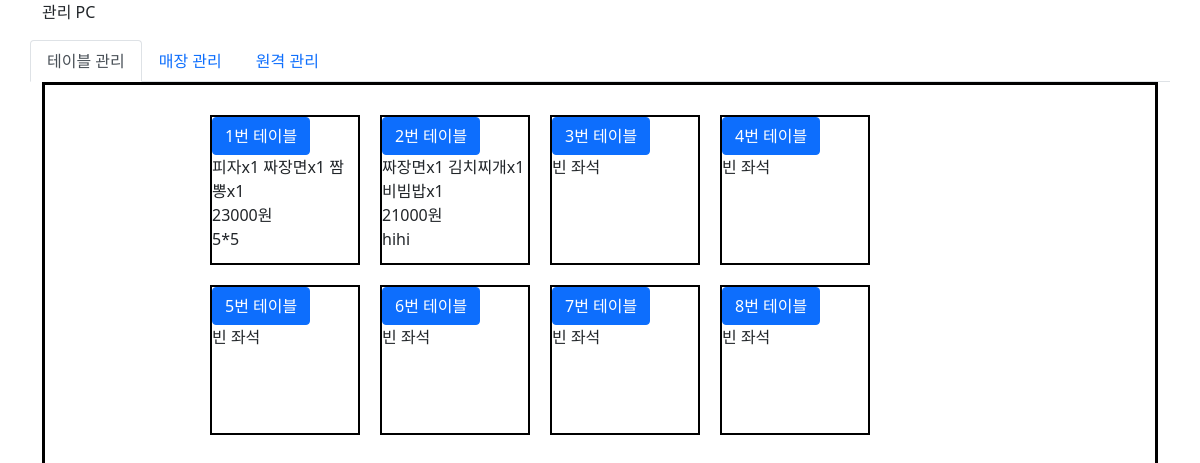
Page / (signed in) on the earlier database version.
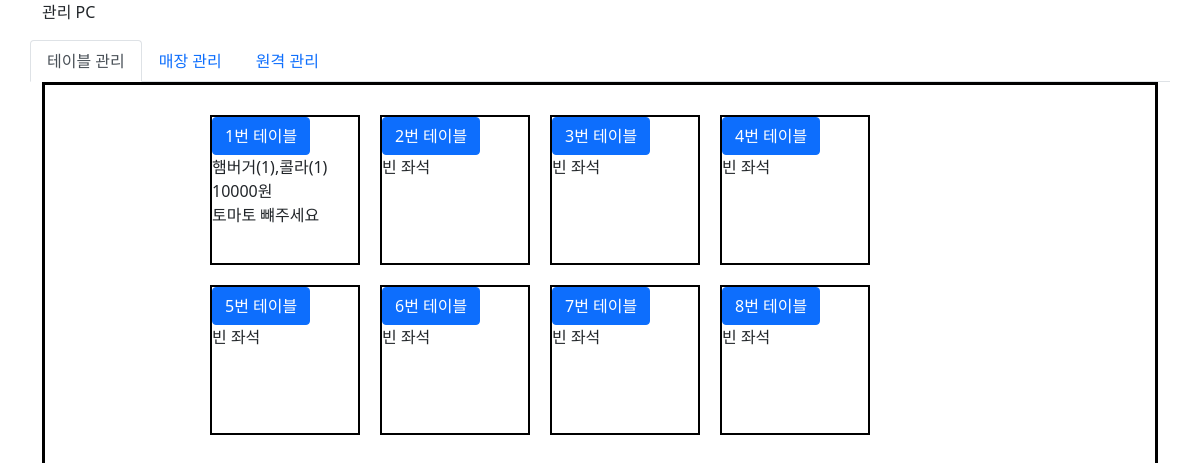
Same page on the later database version.
### tables this page shows
CREATE TABLE table2    (order_id integer primary key AUTOINCREMENT,    order_food text, inquery text, total integer, order_pc text, date text);

### server.py (the view, shortened to what this page needs)
@app.route("/", methods=['GET','POST'])
def hello(username=None, rows=None):
    if 'id' in session:
        if request.method == "GET":
            if request.args.get('id'): #삭제
                idx = request.args.get('id')
                delete_result = delete_menu(idx)
                if delete_result == 1:
                    print("메뉴를 정상적으로 삭제했습니다.")
                    return "<script>alert('메뉴를 정상적으로 삭제했습니다.');location.href='./';</script>"
                else:
                    print("비정상적인 요청으로 삭제하지 못했습니다.")
                    return "<script>alert('메뉴를 정상적으로 삭제했습니다.');location.href='./';</script>"
            else:
                username = session['id']
                rows = order_food() #주문 메뉴 조회
                total_price = sum([rows[i][3] for i in range(len(rows))])
                rows1 = menu() #등록 메뉴 조회
                print(rows)
                print(rows1)
                return render_template("./counter_main.html", username=username, rows = rows, rows1=rows1, total_price=total_price)
    else:
        return "<script>alert('로그인 후 이용해주세요.');location.href='./login'</script>"

### server.py (called while the page is built)
def order_food():
    cursor.execute(f"SELECT * FROM table2")
    rows = cursor.fetchall()
    count = len(rows)
    if count < 8:
        empty = 8 - count
        for i in range(empty):
            rows.append(('','','',0,''))
    return rows

def menu():
    cursor.execute("SELECT * FROM table1")
    rows = cursor.fetchall()
    return rows

### templates/counter_main.html (shortened to what this page needs)
<!DOCTYPE html>
<html lang="en">
<head>
    <link href="https://cdn.jsdelivr.net/npm/bootstrap@5.0.2/dist/css/bootstrap.min.css" rel="stylesheet">
    <link href="{{ url_for('static', filename='css/kiosk_counter.css') }}" rel="stylesheet">
</head>
<body>
    <div class="container">
        <div class="row">
            <p> 관리 PC </p>
            <ul class="nav nav-tabs" id="myTab" role="tablist">
                <li class="nav-item" role="presentation">
                  <button class="nav-link active" id="home-tab" data-bs-toggle="tab" data-bs-target="#home-tab-pane" type="button" role="tab" aria-controls="home-tab-pane" aria-selected="true">테이블 관리</button>
                </li>
                <li class="nav-item" role="presentation">
                  <button class="nav-link" id="profile-tab" data-bs-toggle="tab" data-bs-target="#profile-tab-pane" type="button" role="tab" aria-controls="profile-tab-pane" aria-selected="false">매장 관리</button>
                </li>
                <li class="nav-item" role="presentation">
                  <button class="nav-link" id="contact-tab" data-bs-toggle="tab" data-bs-target="#contact-tab-pane" type="button" role="tab" aria-controls="contact-tab-pane" aria-selected="false">원격 관리</button>
                </li>
            </ul>
                <div class="tab-content" id="myTabContent">
                    <div class="tab-pane fade show active" id="home-tab-pane" role="tabpanel" aria-labelledby="home-tab" tabindex="0">
                        <div class="boardred-section">
                            <div class="box">
                                {% for i in range(rows | length) %}
                                <div class="table_box">
                                    <button type="button" class="btn btn-primary" data-bs-toggle="modal" data-bs-target="#staticBackdrop{{ i }}">
                                        {{ i+1 }}번 테이블
                                    </button>
                                      {% if rows[i][0] == '' %}
                                        <br>빈 좌석
                                      {% else %}
                                        <br>{{ rows[i][1]}}
                                        <br> {{ rows[i][3] }}원
                                        <br> {{ rows[i][2] }}
                                      {% endif %}
                                </div>
                                {% endfor %}
                            </div>
                        </div>
                    </div>
                </div>
        </div>
    </div>
</body>
</html>

### static/css/kiosk_counter.css (style rules this page uses)
.boardred-section { display: flex; justify-content: center; align-items: center; border: 3px solid black; padding: 20px; }
.box { width: 800px; height: 1300px; margin: auto; }
.table_box { width: 150px; height: 150px; float: left; margin: 10px; border: 2px solid black; }

Differences in the rows shown:
removed table2: order_food "피자x1 짜장면x1 짬뽕x1", total "23000", inquery "5*5"
removed table2: order_food "짜장면x1 김치찌개x1 비빔밥x1", total "21000", inquery "hihi"
added table2: order_food "햄버거(1),콜라(1)", total "10000", inquery "토마토 뺴주세요"
Other differences:
new list line: "1 번 테이블 원"
new list line: "2 번 테이블 빈 좌석"
list line gone: "1 번 테이블 원"
list line gone: "2 번 테이블 원"
